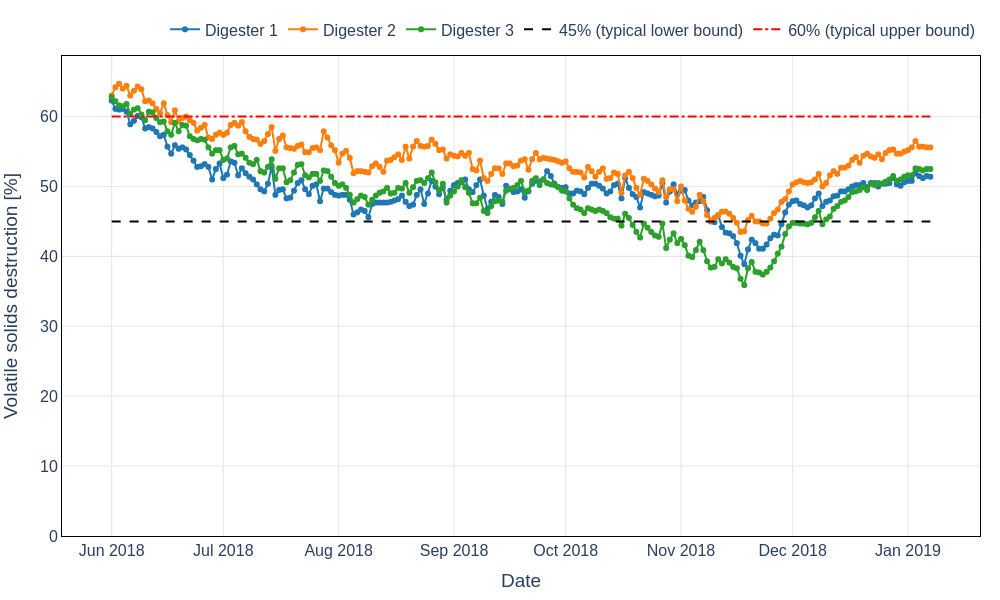

Source code (Python):
# filename: vs_destruction_1.py
import pandas as pd
import plotly.graph_objects as go
import plotly.io as pio
import os
from datetime import datetime

# Input filename
file_name = "digester_data_3.csv"

# Output base name
base = "vs_destruction_1"
py_fname = os.path.basename(__file__) if '__file__' in globals() else "vs_destruction_1.py"
csv_out = f"{base}.csv"
html_out = f"{base}.html"
png_out = f"{base}.png"
txt_out = f"{base}_reference.txt"

# Read CSV, parse Date as day-first
df = pd.read_csv(file_name, encoding="utf-8", dayfirst=True)

# Parse Date column to datetime (day-first), coerce errors
df['Date'] = pd.to_datetime(df['Date'], dayfirst=True, errors='coerce')

# Select required columns
cols = ['Date',
        'Digester 1 volatile solids destruction (%)',
        'Digester 2 volatile solids destruction (%)',
        'Digester 3 volatile solids destruction (%)']
plot_df = df[cols].copy()

# Sort by Date ascending
plot_df.sort_values('Date', inplace=True)

# Ensure numeric types (coerce if needed)
for c in cols[1:]:
    plot_df[c] = pd.to_numeric(plot_df[c], errors='coerce')

# Prepare CSV output: Date as ISO YYYY-MM-DD and clear headings with units
out_csv_df = plot_df.copy()
out_csv_df['Date'] = out_csv_df['Date'].dt.strftime('%Y-%m-%d')
out_csv_df.rename(columns={
    'Digester 1 volatile solids destruction (%)': 'Digester 1 VS destruction [%]',
    'Digester 2 volatile solids destruction (%)': 'Digester 2 VS destruction [%]',
    'Digester 3 volatile solids destruction (%)': 'Digester 3 VS destruction [%]'
}, inplace=True)

# Save the CSV containing exactly the data plotted
out_csv_df.to_csv(csv_out, index=False, encoding='utf-8')

# Build Plotly figure
pio.templates.default = "plotly_white"
fig = go.Figure()

line_width = 2
marker_settings = dict(size=6)

# Add traces for each digester (lines + markers), keep gaps for NaNs
fig.add_trace(go.Scatter(
    x=plot_df['Date'],
    y=plot_df['Digester 1 volatile solids destruction (%)'],
    mode='lines+markers',
    name='Digester 1',
    line=dict(width=line_width, color='#1f77b4'),
    marker=marker_settings,
    connectgaps=False
))
fig.add_trace(go.Scatter(
    x=plot_df['Date'],
    y=plot_df['Digester 2 volatile solids destruction (%)'],
    mode='lines+markers',
    name='Digester 2',
    line=dict(width=line_width, color='#ff7f0e'),
    marker=marker_settings,
    connectgaps=False
))
fig.add_trace(go.Scatter(
    x=plot_df['Date'],
    y=plot_df['Digester 3 volatile solids destruction (%)'],
    mode='lines+markers',
    name='Digester 3',
    line=dict(width=line_width, color='#2ca02c'),
    marker=marker_settings,
    connectgaps=False
))

# Add horizontal reference lines for 45% and 60%
xmin = plot_df['Date'].min()
xmax = plot_df['Date'].max()
if pd.isna(xmin) or pd.isna(xmax):
    xmin = datetime.now()
    xmax = datetime.now()

ref_lines = [
    (45, '45% (typical lower bound)', 'black', 'dash'),
    (60, '60% (typical upper bound)', 'red', 'dashdot')
]
for y, label, color, dash in ref_lines:
    fig.add_trace(go.Scatter(
        x=[xmin, xmax],
        y=[y, y],
        mode='lines',
        name=label,
        line=dict(color=color, width=2, dash=dash),
        hoverinfo='skip',
        showlegend=True
    ))

# Update axes and layout to match requirements
fig.update_yaxes(title_text='Volatile solids destruction [%]', rangemode='tozero')
fig.update_xaxes(title_text='Date', showgrid=True)

fig.update_layout(
    template='plotly_white',
    font=dict(size=16),
    xaxis=dict(showline=True, linewidth=1, linecolor='black', mirror=True),
    yaxis=dict(showline=True, linewidth=1, linecolor='black', mirror=True),
    legend=dict(orientation='h', yanchor='bottom', y=1.02, xanchor='right', x=1),
    margin=dict(l=60, r=20, t=20, b=60)
)

fig.update_xaxes(showgrid=True, gridcolor='#e6e6e6')
fig.update_yaxes(showgrid=True, gridcolor='#e6e6e6')

# Save HTML (interactive). Requirements: responsive, no rangeslider, no title, plotly_white style, black axis lines and tick marks,
# include_plotlyjs='cdn'
fig.write_html(html_out, include_plotlyjs='cdn', full_html=True, auto_open=False)

# Save PNG using kaleido at 1000x600
fig.write_image(png_out, format='png', width=1000, height=600, scale=1)

# Save short TXT reference file with a credible source for typical VS destruction ranges
reference_text = (
    "Typical volatile solids (VS) destruction ranges for municipal anaerobic digesters:\n\n"
    "Many wastewater engineering references report typical VS destruction for anaerobic digestion in the\n"
    "range of ~45% to 60% for well-operated municipal full-scale digesters. Example source:\n\n"
    "Metcalf & Eddy (4th Ed.) / 'Wastewater Engineering: Treatment and Resource Recovery' — Section on\n"
    "Anaerobic Digestion and Sludge Stabilization. This textbook discusses expected VS destruction\n"
    "in the typical range of about 40–60% depending on digester type and operating conditions.\n\n"
    "Another practical guidance: U.S. EPA and technical manuals on biosolids and anaerobic digestion\n"
    "commonly reference similar ranges for mesophilic digesters under normal loading and retention times.\n\n"
    "Please consult the cited textbook or local design guidance for precise design/operational targets."
)
with open(txt_out, "w", encoding="utf-8") as f:
    f.write(reference_text)

# Print created filenames and the python file name to the terminal
print(py_fname)
print(csv_out)
print(html_out)
print(png_out)
print(txt_out)
